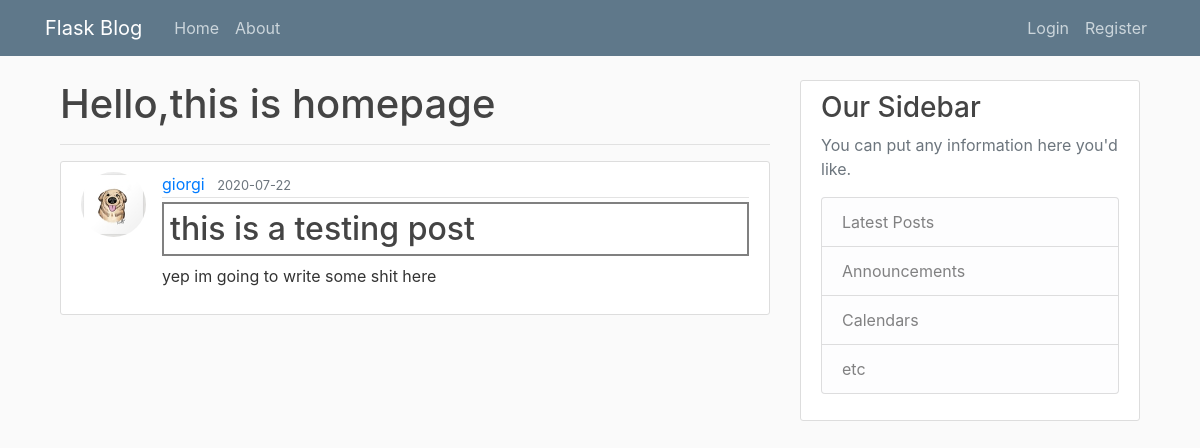
Screenshot of /post/2 with the database file from the repository.
### flaskblog/models.py (models this page shows, shortened)
class User(db.Model, UserMixin):
    id = db.Column(db.Integer, primary_key=True)
    username = db.Column(db.String(20), unique=True, nullable=False)
    email = db.Column(db.String(120), unique=True, nullable=False)
    image_file = db.Column(db.String(20), nullable=False,
                           default='default.jpg')
    password = db.Column(db.String(60), nullable=False)
    posts = db.relationship('Post', backref='author', lazy=True)

class Post(db.Model, UserMixin):
    id = db.Column(db.Integer, primary_key=True)
    title = db.Column(db.String(100), nullable=False)
    date_posted = db.Column(db.DateTime, nullable=False,
                            default=datetime.utcnow)
    content = db.Column(db.Text, nullable=False)
    user_id = db.Column(db.Integer, db.ForeignKey('user.id'), nullable=False)

### flaskblog/routes.py (the view)
@app.route('/post/<int:post_id>')
def post(post_id):
    post = Post.query.get_or_404(post_id)
    return render_template('post.html', post=post)

### flaskblog/templates/post.html (shortened to what this page needs)
{% extends 'layout.html'%}
{% block body %}
    <h1>Hello,this is homepage</h1>
    <hr>
     <article class="media content-section">
      <img class='rounded-circle article-img' src="{{url_for('static',filename='profile_pics/' + post.author.image_file)}}">
        <div class="media-body">
          <div class="article-metadata">
            <a class="mr-2" href="{{url_for('user',username=post.author.username)}}">{{ post.author.username }}</a>
            <small class="text-muted">{{ post.date_posted.strftime('%Y-%m-%d') }}</small>
          </div>
          <h2 id='title'>{{ post.title }}</h2>
          <p class="article-content">{{ post.content }}</p>
        </div>
      </article>
{% endblock body%}

### flaskblog/static/main.css (style rules this page uses)
body { background: #fafafa; color: #333333; margin-top: 5rem; }
h1, h2, h3, h4, h5, h6 { color: #444444; }
.content-section { background: #ffffff; padding: 10px 20px; border: 1px solid #dddddd; border-radius: 3px; margin-bottom: 20px; }
.article-content { white-space: pre-line; }
.article-img { height: 65px; width: 65px; margin-right: 16px; }
.article-metadata { padding-bottom: 1px; margin-bottom: 4px; border-bottom: 1px solid #e3e3e3 }
#title { border:2px solid grey; padding: 6px; }

### rows the page displays
User: image_file (placeholder picture), author.username "giorgi"
Post: date_posted "2020-07-22", title "this is a testing post", content "yep im going to write some shit here"
